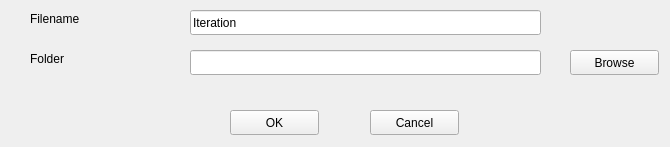
<?xml version="1.0" encoding="UTF-8"?>
<ui version="4.0">
 <class>saveimage</class>
 <widget class="QWidget" name="saveimage">
  <property name="geometry">
   <rect>
    <x>0</x>
    <y>0</y>
    <width>670</width>
    <height>147</height>
   </rect>
  </property>
  <property name="windowTitle">
   <string>Save Image</string>
  </property>
  <widget class="QLabel" name="label">
   <property name="geometry">
    <rect>
     <x>30</x>
     <y>10</y>
     <width>67</width>
     <height>17</height>
    </rect>
   </property>
   <property name="text">
    <string>Filename</string>
   </property>
  </widget>
  <widget class="QLabel" name="label_2">
   <property name="geometry">
    <rect>
     <x>30</x>
     <y>50</y>
     <width>67</width>
     <height>17</height>
    </rect>
   </property>
   <property name="text">
    <string>Folder </string>
   </property>
  </widget>
  <widget class="QPushButton" name="accept">
   <property name="geometry">
    <rect>
     <x>230</x>
     <y>110</y>
     <width>89</width>
     <height>25</height>
    </rect>
   </property>
   <property name="text">
    <string>OK</string>
   </property>
  </widget>
  <widget class="QPushButton" name="reject">
   <property name="geometry">
    <rect>
     <x>370</x>
     <y>110</y>
     <width>89</width>
     <height>25</height>
    </rect>
   </property>
   <property name="text">
    <string>Cancel</string>
   </property>
  </widget>
  <widget class="QLineEdit" name="filename">
   <property name="geometry">
    <rect>
     <x>190</x>
     <y>10</y>
     <width>351</width>
     <height>25</height>
    </rect>
   </property>
   <property name="text">
    <string>Iteration</string>
   </property>
  </widget>
  <widget class="QLineEdit" name="folder">
   <property name="geometry">
    <rect>
     <x>190</x>
     <y>50</y>
     <width>351</width>
     <height>25</height>
    </rect>
   </property>
  </widget>
  <widget class="QPushButton" name="folderBrowser">
   <property name="geometry">
    <rect>
     <x>570</x>
     <y>50</y>
     <width>89</width>
     <height>25</height>
    </rect>
   </property>
   <property name="text">
    <string>Browse</string>
   </property>
  </widget>
 </widget>
 <resources/>
 <connections/>
</ui>
